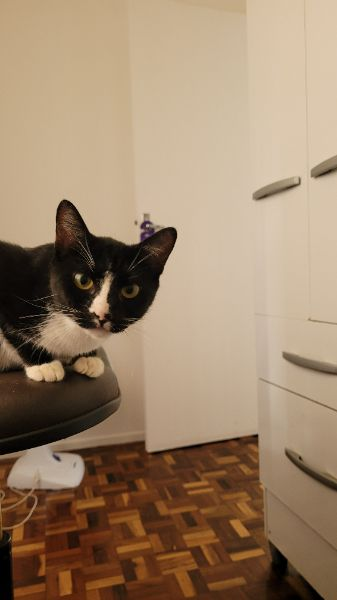
#> input picture Assignment2/cat_15.png, 337 x 600 px
$ jupyter execute PRML_SVD-2.ipynb
#> lines starting #> are read from the running program, lines starting #| are printed output that depends on the picture
[cell 1]
import numpy as np

[cell 2]
from PIL import Image

[cell 3]
import matplotlib.pyplot as plt

[cell 4]
image = Image.open('cat_15.png')
#> image is the input picture: PIL image 337x600 RGB; mean R, G, B 156.2, 131.8, 106.4
np.array(image).shape
#> Out = (600, 337, 3)

[cell 5]
def img_transform(path):
#> called with path = 'cat_15.png'
    img = Image.open(path).convert('L')
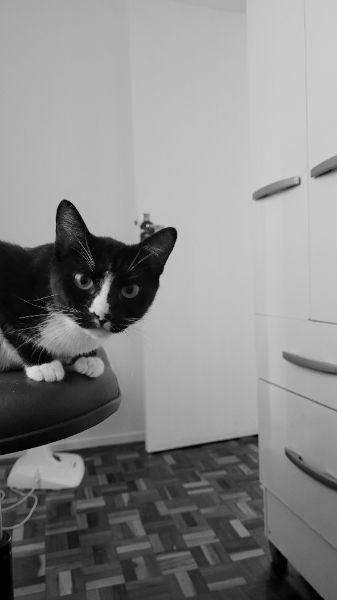
#> img: PIL image 337x600 L; min 0, max 222, mean 136.2
    w, h = img.size
#> w = 337; h = 600
    return np.asarray(img, dtype=np.float64)

IMAGE_PATH = 'cat_15.png'

A = img_transform(IMAGE_PATH)
m, n = A.shape
#> m = 600; n = 337
print('Image shape:', A.shape)
#| Image shape: (600, 337)

plt.figure(figsize=(5,5))
plt.imshow(A, cmap='gray')
plt.title('RGB Image converted to Grayscale')
plt.axis('off')
plt.show()

[cell 6]
def find_ATA(A):
    #finding A^TA
    return A.T @ A
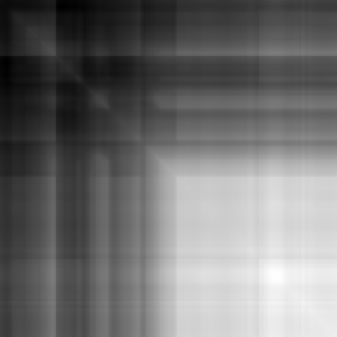
#> returned value: shape (337, 337) float64; min 7635876, max 18238031, mean 12360003.4; drawn with min black and max white


def matvec(A, v):
    #find U
    return np.array([np.sum(A[i, :] * v) for i in range(A.shape[0])])

[cell 7]
def outer_prod(u, v):

    return u.reshape(-1, 1) * v.reshape(1, -1) # to reconstruct Ak, uvt


def frobenius_norm(M):
    #Frobenius norm to measure reconstruction error
    return np.sqrt(np.sum(np.abs(M) ** 2))

[cell 8]
def creat_svd_via_eig(A):
    AtA = find_ATA(A)
    eigvals, V = np.linalg.eigh(AtA)      # find eigenvalues and eigenvectors
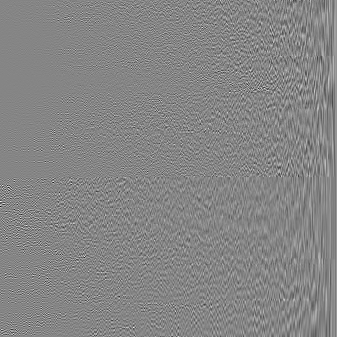
#> V: shape (337, 337) float64; min -0.431, max 0.392, mean 0.000182; drawn with min black and max white
#> eigvals = 337 values from 1.95 to 4.27e+09

    n = len(eigvals)
#> n = 337
    order = list(range(n))
#> order = 337 values from 0 to 336

    #  selection sort (descending)
    for i in range(n):
        max_idx = i
        for j in range(i + 1, n):
            if eigvals[order[j]] > eigvals[order[max_idx]]:
                max_idx = j
        order[i], order[max_idx] = order[max_idx], order[i]

    #  reorder eigvals and V using the sorted order
    sorted_eigvals = np.zeros(n)
#> sorted_eigvals = 337 values from 0 to 0
    sorted_V = np.zeros_like(V)
    for new_pos, old_idx in enumerate(order):
        val = eigvals[old_idx]
        sorted_eigvals[new_pos] = val if val > 0 else 0.0   # manual clip
        for row in range(V.shape[0]):
            sorted_V[row, new_pos] = V[row, old_idx]
#> this loop made 337 passes
#> val on passes 1 to 3: 4.27e+09, 156867874.6, 40840800.7
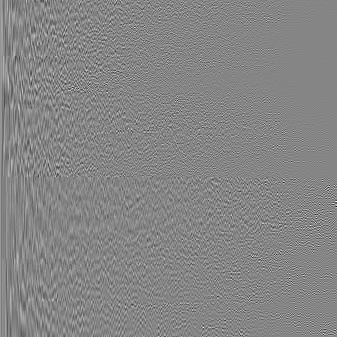
#> sorted_V: shape (337, 337) float64; min -0.431, max 0.392, mean 0.000182; drawn with min black and max white
#> after the loop, sorted_eigvals = 337 values, max 4.27e+09 at index 0, min 1.95 at index 336, mean 13604422.3

    eigvals = sorted_eigvals
#> eigvals has the same summary as sorted_eigvals
    V = sorted_V

    sing = np.sqrt(eigvals)               # built-in sqrt
#> sing = 337 values, max 65332.8 at index 0, min 1.4 at index 336, mean 480.6

    m, n_cols = A.shape
#> m = 600; n_cols = 337
    r = sing.shape[0]
    U = np.zeros((m, r))

    # built-in vectorized computation for U
    AV = A @ V
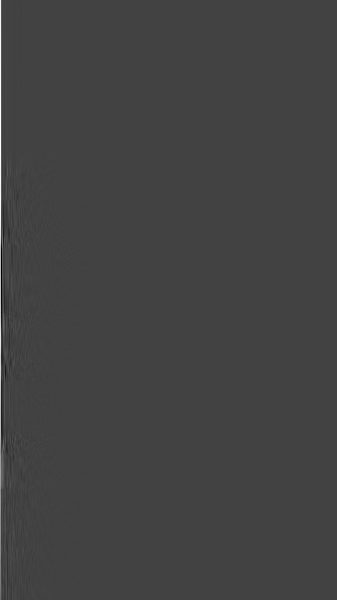
#> AV: shape (600, 337) float64; min -1224.2, max 3476.4, mean 7.5; drawn with min black and max white
    safe_sing = np.where(sing > 1e-10, sing, 1)
#> safe_sing has the same summary as sing
    U = np.where(sing > 1e-10, AV / safe_sing, 0.0)
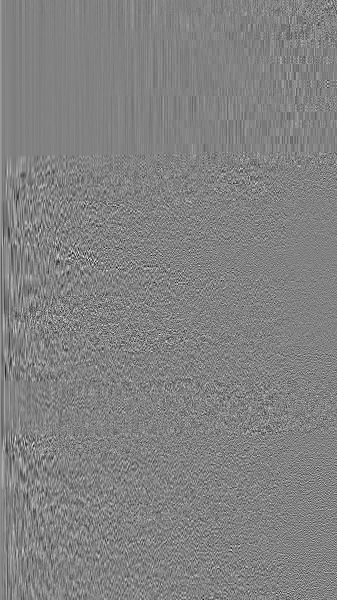
#> U: shape (600, 337) float64; min -0.281, max 0.269, mean 0.000132; drawn with min black and max white

    return U, sing, V

U, sing, V = creat_svd_via_eig(A)
print('U:', U.shape, ' singular values:', sing.shape, ' V:', V.shape)
#| U: (600, 337)  singular values: (337,)  V: (337, 337)
print('Top 10 singular values:', np.round(sing[:10], 2))
#| Top 10 singular values: [65332.76 12524.69  6390.68  5398.22  3736.68  3409.11  3012.    2807.98
#|   2262.    2187.06]

[cell 9]
def reconstruct_svd(U, sing, V, k):
    """Ak = sum_{i=1}^{k} sigma_i * outer(U[:,i], V[:,i])"""
    m = U.shape[0]
    n = V.shape[0]
    Ak = np.zeros((m, n))
    for i in range(k):
        Ak += sing[i] * outer_prod(U[:, i], V[:, i])
    return Ak

[cell 10]
max_k = min(m, n)
k_values = (20, 30, 80)
k_values = [min(k, max_k) for k in k_values]

fig, axes = plt.subplots(len(k_values), 3, figsize=(12, 3.5*len(k_values)))
for row, k in enumerate(k_values):
    Ak = reconstruct_svd(U, sing, V, k)
    err = np.abs(A - Ak)
    E = frobenius_norm(A - Ak)
    print(f'k={k}   Frobenius error E(k) = {E:.3f}')

    axes[row,0].imshow(A, cmap='gray');                    axes[row,0].set_title('Original')
    axes[row,1].imshow(np.clip(Ak,0,255), cmap='gray');     axes[row,1].set_title(f'Reconstructed, k={k}')
    axes[row,2].imshow(err, cmap='hot');                    axes[row,2].set_title(f'|A - Ak|, E={E:.1f}')
    for ax in axes[row]:
        ax.axis('off')
#> this loop made 3 passes
#> E on passes 1 to 3: 3985.7, 2966.3, 1257.2
#| k=20   Frobenius error E(k) = 3985.654
#| k=30   Frobenius error E(k) = 2966.320
#| k=80   Frobenius error E(k) = 1257.178
#> pass 1, `err = np.abs(A - Ak)`:
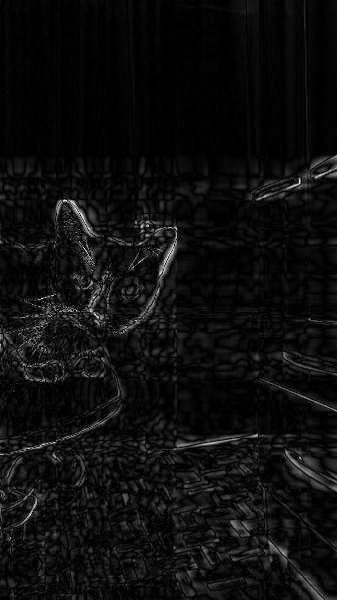
#> err: shape (600, 337) float64; min 7.2e-06, max 93.85, mean 5.2; drawn with min black and max white

plt.tight_layout()
plt.show()
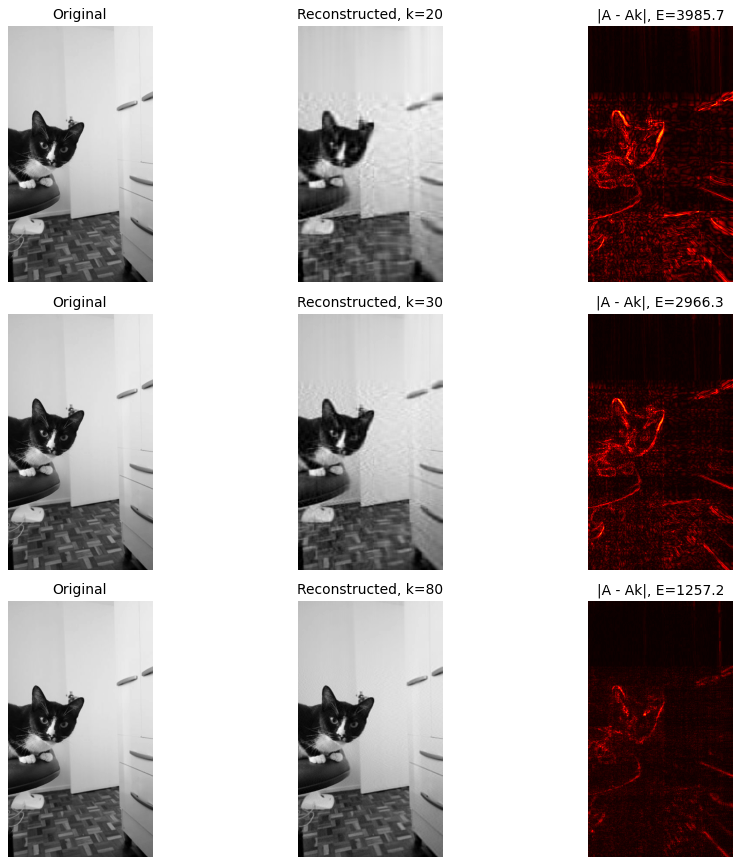
#> figure drawn by matplotlib, 9 panels

[cell 11]
E_all = np.zeros(max_k)
#> E_all = 337 values from 0 to 0
Ak_running = np.zeros((m, n))
#> Ak_running: shape (600, 337) float64; every value is 0
for i in range(max_k):
    Ak_running = Ak_running + sing[i] * outer_prod(U[:, i], V[:, i])
    E_all[i] = frobenius_norm(A - Ak_running)
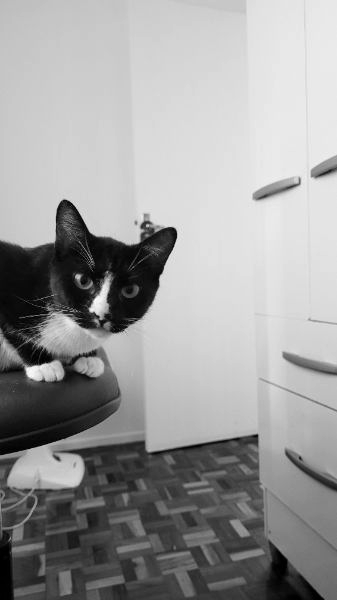
#> Ak_running: shape (600, 337) float64; min -2.95e-13, max 222, mean 136.2; drawn with min black and max white
#> after the loop, E_all = 337 values, max 17785.4 at index 0, min 1.23e-10 at index 336, mean 1044.5

plt.figure(figsize=(7,5))
plt.plot(np.arange(1, max_k+1), E_all)
plt.xlabel('k (number of retained singular values)')
plt.ylabel('Frobenius error E(k)')
plt.title('SVD reconstruction error vs k')
plt.grid(True, alpha=0.3)
plt.show()
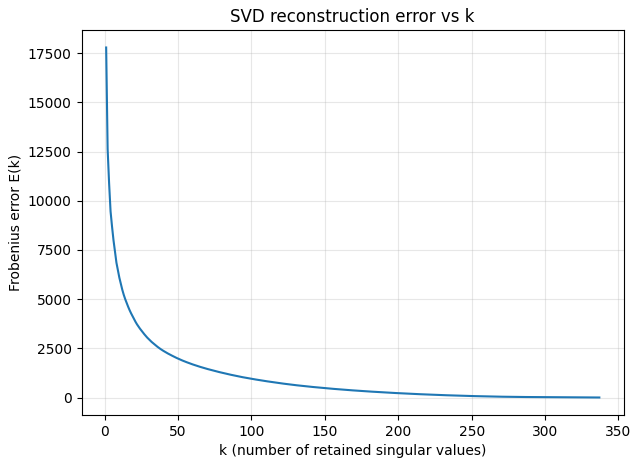
#> figure drawn by matplotlib, 1 panel; curve peaks at x = 1, y = 17785.4
